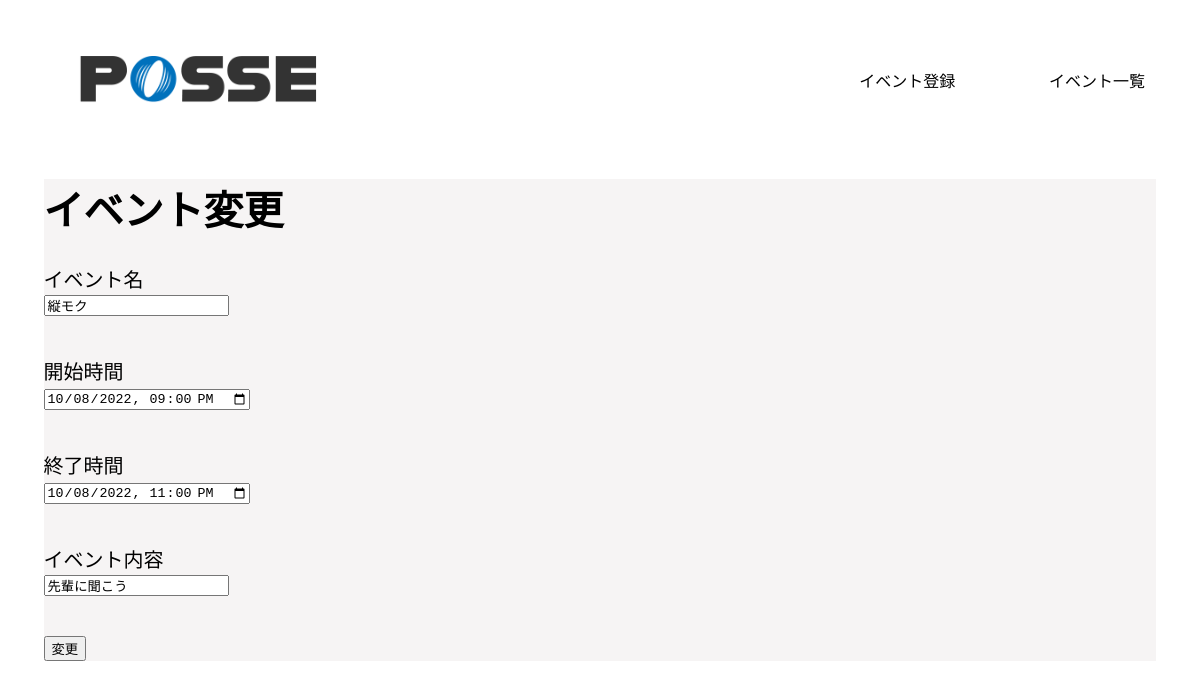
Page /admin/event_edit.php?id=4 (signed in) on the earlier database version.
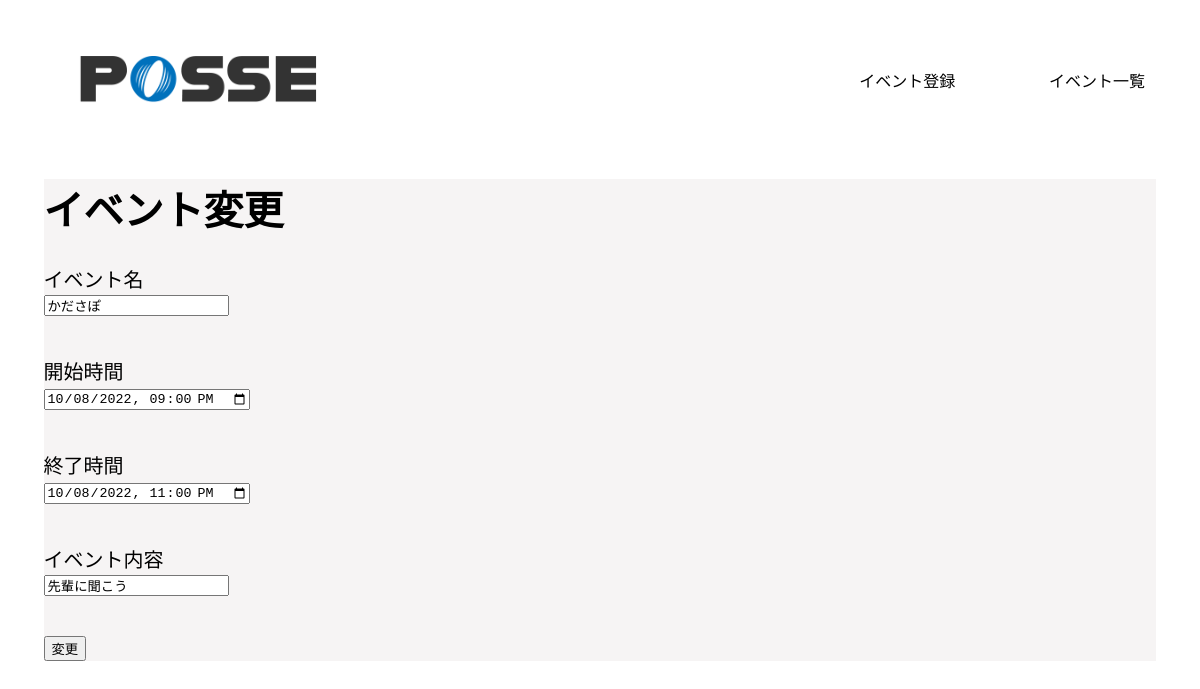
Same page on the later database version.
### tables this page shows
CREATE TABLE events (
  id INT AUTO_INCREMENT NOT NULL PRIMARY KEY,
  name VARCHAR(255) NOT NULL,
  start_at DATETIME,
  end_at DATETIME,
  event_detail VARCHAR(255),
  created_at DATETIME DEFAULT CURRENT_TIMESTAMP,
  updated_at DATETIME DEFAULT CURRENT_TIMESTAMP ON UPDATE CURRENT_TIMESTAMP,
  deleted_at DATETIME
);

### src/admin/event_edit.php (the view, shortened to what this page needs)
<?php
require('../dbconnect.php');
if (isset($_GET['id'])) {
  $id = htmlspecialchars($_GET['id']);
  $stmt = $db->prepare('SELECT * FROM events WHERE id = ?');
  $stmt->execute(array($id));
  $event = $stmt->fetchAll(pdo::FETCH_ASSOC);
}
?>
<!DOCTYPE html>
<html lang="ja">
<head>
  <link rel="stylesheet" href="../admin/css/admin.css">
</head>
<body>
  <header>
    <div class="header_logo">
      <img src="../img/header-logo.png" alt="posseロゴ">
    </div>
    <div class="header_title">
      <p><a href="./event_registration.php">イベント登録</a></p>
    </div>
    <div class="header_title">
      <p><a href="./event_list.php">イベント一覧</a></p>
    </div>
  </header>
  <main>
    <div>
      <h1>イベント変更</h1>
    </div>
    <form action="./event_edit.php" method="POST" class="registration_form">
      <div>
        <p>イベント名<br><input name="name" type="text" value="<?php echo $event[0]['name'] ?>"></p>
      </div>
      <div>
        <p>開始時間<br><input name="start_at" type="datetime-local" value="<?php echo $event[0]['start_at'] ?>"></p>
      </div>
      <div>
        <p>終了時間<br><input name="end_at" type="datetime-local" value="<?php echo $event[0]['end_at'] ?>"></p>
      </div>
      <div>
        <p>イベント内容<br><input name="event_detail" type="text" value="<?php echo $event[0]['event_detail'] ?>"></p>
      </div>
      <div>
        <button name="update" type="submit">変更</button>
      </div>
      </form>
</main>
</body>
</html>

Differences in the rows shown:
changed events "先輩に聞こう": name "縦モク" → "かださぽ"
